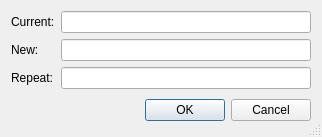
<?xml version="1.0" encoding="UTF-8"?>
<ui version="4.0">
 <class>ChangePasswordDialog</class>
 <widget class="QDialog" name="ChangePasswordDialog">
  <property name="geometry">
   <rect>
    <x>0</x>
    <y>0</y>
    <width>322</width>
    <height>131</height>
   </rect>
  </property>
  <property name="windowTitle">
   <string>Change Password</string>
  </property>
  <property name="sizeGripEnabled">
   <bool>true</bool>
  </property>
  <layout class="QVBoxLayout" name="verticalLayout">
   <item>
    <layout class="QFormLayout" name="formLayout">
     <item row="0" column="0">
      <widget class="QLabel" name="currentLabel">
       <property name="text">
        <string>Current:</string>
       </property>
      </widget>
     </item>
     <item row="0" column="1">
      <widget class="QLineEdit" name="currentLineEdit">
       <property name="echoMode">
        <enum>QLineEdit::Password</enum>
       </property>
      </widget>
     </item>
     <item row="1" column="0">
      <widget class="QLabel" name="newLabel">
       <property name="text">
        <string>New:</string>
       </property>
      </widget>
     </item>
     <item row="1" column="1">
      <widget class="QLineEdit" name="newLineEdit">
       <property name="echoMode">
        <enum>QLineEdit::Password</enum>
       </property>
      </widget>
     </item>
     <item row="2" column="0">
      <widget class="QLabel" name="repeatLabel">
       <property name="text">
        <string>Repeat:</string>
       </property>
      </widget>
     </item>
     <item row="2" column="1">
      <widget class="QLineEdit" name="repeatLineEdit">
       <property name="echoMode">
        <enum>QLineEdit::Password</enum>
       </property>
      </widget>
     </item>
    </layout>
   </item>
   <item>
    <layout class="QHBoxLayout">
     <property name="spacing">
      <number>6</number>
     </property>
     <property name="leftMargin">
      <number>0</number>
     </property>
     <property name="topMargin">
      <number>0</number>
     </property>
     <property name="rightMargin">
      <number>0</number>
     </property>
     <property name="bottomMargin">
      <number>0</number>
     </property>
     <item>
      <spacer>
       <property name="orientation">
        <enum>Qt::Horizontal</enum>
       </property>
       <property name="sizeHint" stdset="0">
        <size>
         <width>131</width>
         <height>31</height>
        </size>
       </property>
      </spacer>
     </item>
     <item>
      <widget class="QPushButton" name="okButton">
       <property name="text">
        <string>OK</string>
       </property>
      </widget>
     </item>
     <item>
      <widget class="QPushButton" name="cancelButton">
       <property name="text">
        <string>Cancel</string>
       </property>
      </widget>
     </item>
    </layout>
   </item>
  </layout>
 </widget>
 <resources/>
 <connections>
  <connection>
   <sender>okButton</sender>
   <signal>clicked()</signal>
   <receiver>ChangePasswordDialog</receiver>
   <slot>accept()</slot>
   <hints>
    <hint type="sourcelabel">
     <x>278</x>
     <y>253</y>
    </hint>
    <hint type="destinationlabel">
     <x>96</x>
     <y>254</y>
    </hint>
   </hints>
  </connection>
  <connection>
   <sender>cancelButton</sender>
   <signal>clicked()</signal>
   <receiver>ChangePasswordDialog</receiver>
   <slot>reject()</slot>
   <hints>
    <hint type="sourcelabel">
     <x>369</x>
     <y>253</y>
    </hint>
    <hint type="destinationlabel">
     <x>179</x>
     <y>282</y>
    </hint>
   </hints>
  </connection>
 </connections>
</ui>
